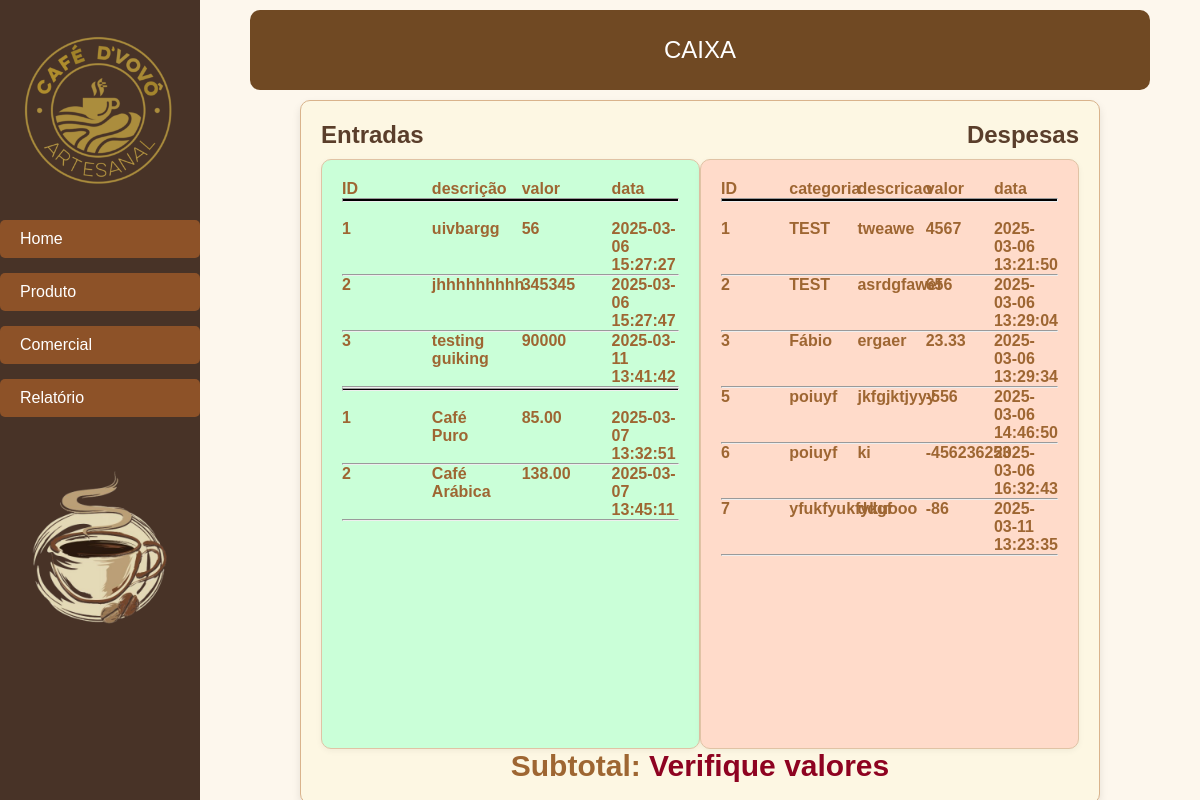
Screenshot of /public/comercial/caixa/caixa.php with the database file from the repository.
### tables this page shows
CREATE TABLE `entradas` (
  `identrada` int(11) NOT NULL,
  `valor` float DEFAULT NULL,
  `descricao` varchar(255) DEFAULT NULL,
  `data` datetime DEFAULT current_timestamp()
);

CREATE TABLE `produto` (
  `produto_id` int(11) NOT NULL,
  `imagem` longblob NOT NULL,
  `tipo_imagem` varchar(255) NOT NULL,
  `nome` varchar(45) NOT NULL,
  `categoria` varchar(45) NOT NULL,
  `descricao` varchar(255) NOT NULL,
  `tipo` varchar(45) NOT NULL,
  `peso` float NOT NULL,
  `custo` float NOT NULL,
  `margem_lucro` float NOT NULL,
  `preco_venda` float NOT NULL,
  `estoque_atual` int(11) NOT NULL,
  `estoque_minimo` int(11) NOT NULL,
  `data_validade` varchar(45) NOT NULL,
  `data_cadastro` varchar(45) NOT NULL
);

CREATE TABLE `vendas` (
  `venda_id` int(11) NOT NULL,
  `cliente_id` int(11) DEFAULT NULL,
  `total` decimal(10,2) DEFAULT NULL,
  `data_venda` datetime DEFAULT current_timestamp()
);

CREATE TABLE `despesas` (
  `iddespesa` int(11) NOT NULL,
  `categoria` varchar(50) NOT NULL,
  `descricao` varchar(255) NOT NULL,
  `valor` double NOT NULL,
  `data` datetime DEFAULT current_timestamp()
);

### public/comercial/caixa/caixa.php (the view, shortened to what this page needs)
<!DOCTYPE html>
<html lang="en">
<head>
    <link rel="stylesheet" href="../../../public/assets/css/main.css">
    <link rel="stylesheet" href="../../../public/assets/css/despesas/style.css?v=<?php echo time(); ?>">
    <?php
        include '../../../includes/main-sidebar.php';
        $conn = dbConnection();
        ?>
</head>
<body>
    <header class="topbar">CAIXA</header>
    <main class="content" style="justify-self: center;width:80%;">
        <div class='table' style="flex-direction:column;">
            <div class="table-header" style="width:100%;display:flex;flex-direction:row;justify-content: space-between">
                <h2>Entradas</h2>
                <h2>Despesas</h2>
            </div>
            <div style="display:flex;flex-direction:row;min-height:600px">
                <div class="innertable" style="background-color:#caffd8">
                <div class="table_header">
                    <a  style="width:20%">ID</a>
                    <a  style="width:20%">descrição</a>
                    <a  style="width:20%">valor</a>
                    <a  style="width:20%">data</a>
                </div>
                <hr style='height:4px;background-color:black'><br>
                        <?php
                        $sql= "SELECT * FROM entradas";
                        $stmt= $conn->prepare($sql);
                        $stmt->execute();
                        $result = $stmt->get_result();
                        while($row = $result->fetch_assoc()) {
                            ?>
                            <div class='itens_shown'>
                            <a style="width:20%"><?php
                            echo $row['identrada'];?> </a>
                            <a style="width:20%"><?php
                            echo $row['descricao'];?> </a>
                            <a style="width:20%"><?php
                            echo $row['valor'];?> </a>
                            <a style="width:20%"><?php
                            echo $row['data'];
                            ?> </a></div>
                            <hr>
                            <?php
                        }
                        echo "<hr style='height:3px;background-color:black'><br>";
                        $sql= "SELECT venda_id, produto, SUM(subtotal) AS total_val_unitario FROM itens_venda GROUP BY venda_id;";
                        $stmt= $conn->prepare($sql);
                        $stmt->execute();
                        $result = $stmt->get_result();
                        while($row = $result->fetch_assoc()) {
                            ?>
                            <div class='itens_shown'>
                            <a style="width:20%"><?php
                            echo $row['venda_id'];?> </a>
                            <a style="width:20%"><?php
                            $sql2= "SELECT nome FROM produto WHERE produto_id = '" . $row["produto"] . "' LIMIT 1";
                            $stmt2= $conn->prepare($sql2);
                            $stmt2->execute();
                            $result2 = $stmt2->get_result();
                            while($row2 = $result2->fetch_assoc()) {
                                echo $row2['nome'];
                            }
                            ?> </a>
                            <a style="width:20%"><?php
                            echo $row['total_val_unitario'];?> </a>
                            <a style="width:20%"><?php
                                $sql1= "SELECT data_venda FROM vendas WHERE venda_id = '" . $row['venda_id'] . "' LIMIT 1;";
                                $stmt1= $conn->prepare($sql1);
                                $stmt1->execute();
                                $result1 = $stmt1->get_result();
                                while($row1 = $result1->fetch_assoc()) {
                                    echo $row1['data_venda'];
                                }
                            ?> </a></div>
                            <hr>
                            <?php
                        }
                        ?>
                </div>
                <div class="innertable"  style="background-color:#ffdbca">
                <div class="table_header">
                    <a style="width:19%">ID</a>
                    <a style="width:19%">categoria</a>
                    <a style="width:19%">descricao</a>
                    <a style="width:19%">valor</a>
                    <a style="width:19%">data</a>
                </div>
                <hr style='height:4px;background-color:black'><br>
                    <?php
                    $sql= "SELECT * FROM despesas";
                    $stmt= $conn->prepare($sql);
                    $stmt->execute();
                    $result = $stmt->get_result();
                    while($row = $result->fetch_assoc()) {
                        ?>
                        <div class='itens_shown'>
                        <a style="width:19%"><?php
                        echo $row['iddespesa'];?> </a>
                        <a style="width:19%"><?php
                        echo $row['categoria'];?> </a>
                        <a style="width:19%"><?php
                        echo $row['descricao'];?> </a>
                        <a style="width:19%"><?php
                        echo $row['valor'];?> </a>
                        <a style="width:19%"><?php
                        echo $row['data'];
                        ?> </a></div>
                        <hr>
                        <?php
                    }
                    ?>
                </div>
            </div>
            <div class="itens_shown" style="justify-content:center">
            <div class="subtotal">
                <a style="width:40%;font-size:30px">Subtotal:  </a>
                <a id='col_cal' style="width:40%;font-size:30px"><?php
                    ?></a>
            </div>
            </div>
        </div>
    </main>
</body>
</html>

### public/assets/css/main.css (style rules this page uses)
* { box-sizing: border-box; margin: 0; }
a { text-decoration: none; }
body { display: grid; grid-template-columns: 200px 1fr; grid-template-rows: 90px 1fr; grid-template-areas: "sidebar header" "sidebar content"; height: 100vh; background-image: url(../images/fundo.png); font-family: Arial, Helvetica, sans-serif; gap: 10px 0; }
.topbar, .content { margin: 0 50px; }
.topbar { margin-top: 10px; grid-area: header; display: grid; grid-template-columns: 1fr; background-color: #704923; border-radius: 10px; color: white; font-size: 24px; place-items: center; position: relative; }
.content { grid-area: content; }

### public/assets/css/despesas/style.css (style rules this page uses)
.table { width: 100%; height: auto; min-height: 600px; background-color: #fdf7e3; border: 1px solid #d9b38c; padding: 20px; border-radius: 10px; color: #5a3e2b; font-weight: bold; box-shadow: 0 4px 8px rgba(0, 0, 0, 0.1); display: flex; }
.itens_shown { width: 100%; display: flex; flex-direction: row; align-items: flex-start; justify-content: space-between; }
.table_header { width: 100%; display: flex; flex-direction: row; align-items: center; justify-content: space-between; }
.innertable { margin-top: 10px; width: 50%; min-height: 400px; background-color: #ffffff; border: 1px solid #e0c3a5; padding: 20px; border-radius: 10px; display: flex; flex-direction: column; box-shadow: 0 2px 6px rgba(0, 0, 0, 0.05); overflow-y: scroll; cursor: default; user-select: none; }
.content { width: 60%; }
a { color: #9e6632; cursor: default; }

### rows the page displays
entradas: identrada "1", descricao "uivbargg", valor "56", data "2025-03-06 15:27:27"
entradas: identrada "2", descricao "jhhhhhhhhh", valor "345345", data "2025-03-06 15:27:47"
entradas: identrada "3", descricao "testing guiking", valor "90000", data "2025-03-11 13:41:42"
produto: nome "Café Puro"
vendas: data_venda "2025-03-07 13:32:51"
produto: nome "Café Arábica"
vendas: data_venda "2025-03-07 13:45:11"
despesas: iddespesa "1", categoria "TEST", descricao "tweawe", valor "4567", data "2025-03-06 13:21:50"
despesas: iddespesa "2", categoria "TEST", descricao "asrdgfawef", valor "656", data "2025-03-06 13:29:04"
despesas: iddespesa "3", categoria "Fábio", descricao "ergaer", valor "23.33", data "2025-03-06 13:29:34"
despesas: iddespesa "5", categoria "poiuyf", descricao "jkfgjktjyyy", valor "-556", data "2025-03-06 14:46:50"
despesas: iddespesa "6", categoria "poiuyf", descricao "ki", valor "-456236253", data "2025-03-06 16:32:43"
despesas: iddespesa "7", categoria "yfukfyukfykuooo", descricao "ddgf", valor "-86", data "2025-03-11 13:23:35"

### other values shown
$row['venda_id'] "1"
$row['total_val_unitario'] "85.00"
$row['venda_id'] "2"
$row['total_val_unitario'] "138.00"
